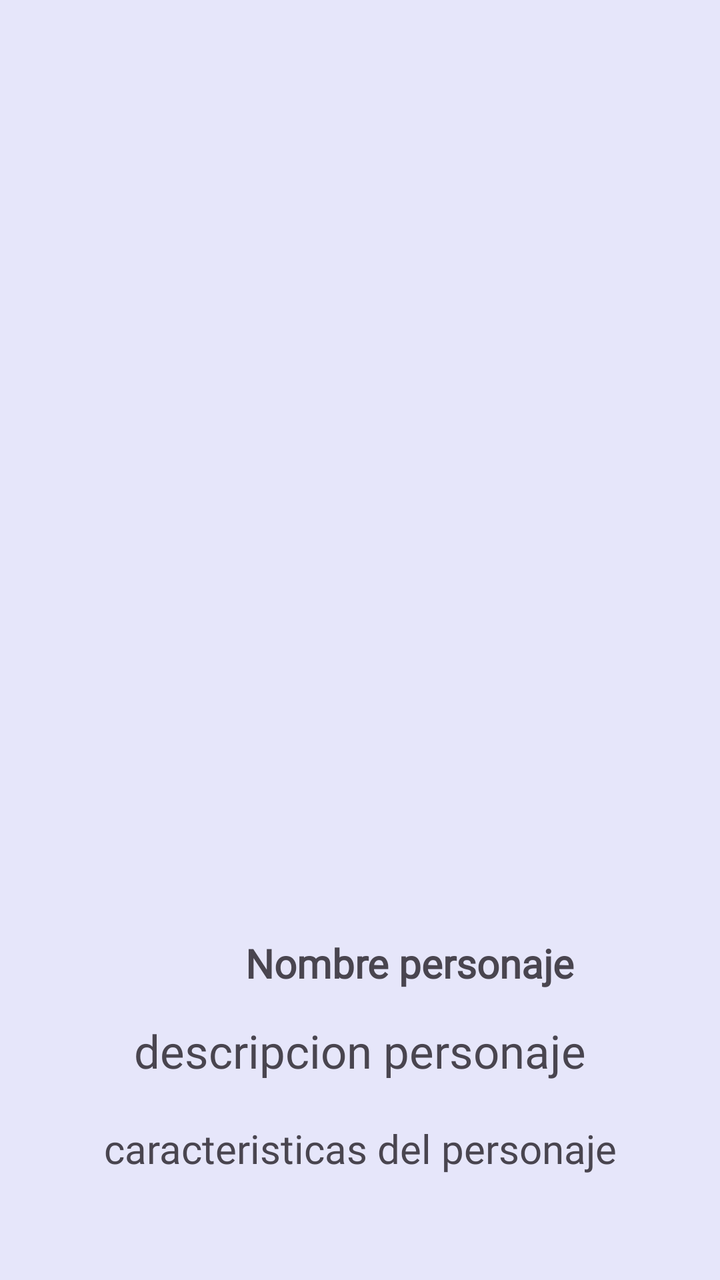
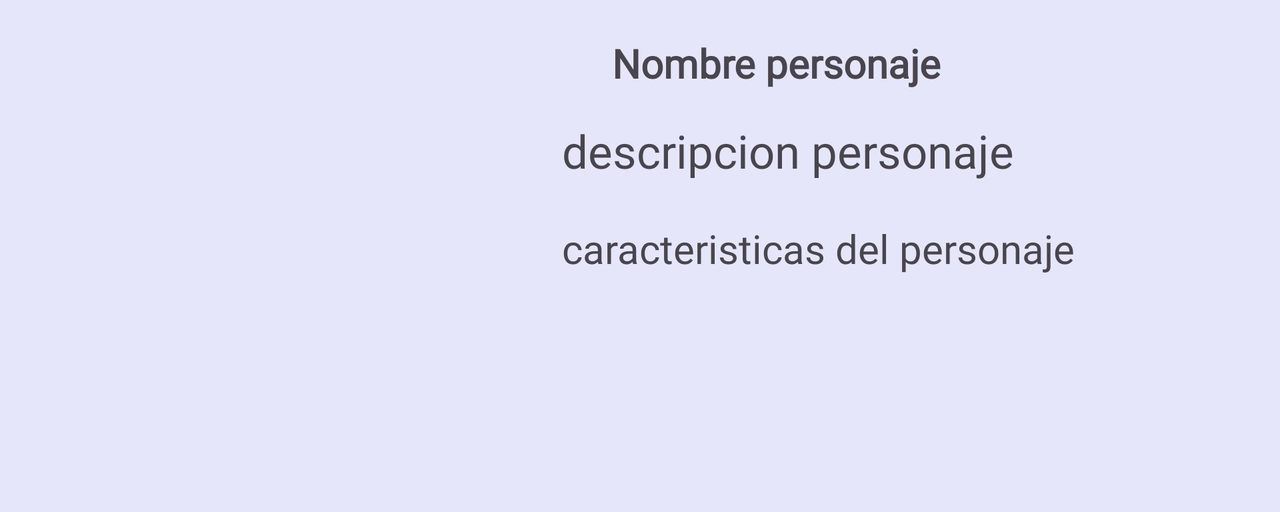

An Android layout and its configuration variant, each rendered on a device that would load it. The default file and the variant file are quoted in full after the pictures.
<!-- AndroidManifest.xml: application theme pantallaSplash -->
<!-- res/layout/personajes_detail_fragment.xml -->
<?xml version="1.0" encoding="utf-8"?>
<layout xmlns:android="http://schemas.android.com/apk/res/android"
    xmlns:app="http://schemas.android.com/apk/res-auto">

    <data>

        <variable
            name="personaje"
            type="dam.pmdm.tarea2smr.PersonajeData" />
    </data>

    <ScrollView
        android:layout_width="match_parent"
        android:layout_height="match_parent"
        android:background="@color/background_detail">

        <androidx.constraintlayout.widget.ConstraintLayout
            android:layout_width="match_parent"
            android:layout_height="match_parent">

            
            <ImageView
                android:id="@+id/image_personaje"
                android:layout_width="0dp"
                android:layout_height="0dp"
                android:contentDescription="@string/imagen_del_personaje"
                android:src="@drawable/ic_launcher_background"
                app:layout_constraintDimensionRatio="H,4:5"
                app:layout_constraintEnd_toEndOf="parent"
                app:layout_constraintHeight="0.7"
                app:layout_constraintStart_toStartOf="parent"
                app:layout_constraintTop_toTopOf="parent"
                app:layout_constraintWidth="0.8" />

            
            <TextView
                android:id="@+id/nombre_personaje"
                style="@style/StyleTitleDetail"
                android:layout_width="wrap_content"
                android:layout_height="wrap_content"
                android:text="@string/nombre_personaje"
                app:layout_constraintEnd_toEndOf="parent"
                app:layout_constraintStart_toStartOf="parent"
                app:layout_constraintTop_toBottomOf="@id/image_personaje" />

            
            <TextView
                android:id="@+id/descripcion_personaje"
                style="@style/StyleTextDescription"
                android:layout_width="wrap_content"
                android:layout_height="wrap_content"
                android:text="@string/descripcion_personaje"
                app:layout_constraintEnd_toEndOf="parent"
                app:layout_constraintStart_toStartOf="parent"
                app:layout_constraintTop_toBottomOf="@id/nombre_personaje" />

            
            <TextView
                android:id="@+id/caracteristicas_personaje"
                style="@style/StyleTextCaracteristicas"
                android:layout_width="wrap_content"
                android:layout_height="wrap_content"
                android:text="@string/caracteristicas_del_personaje"
                app:layout_constraintEnd_toEndOf="parent"
                app:layout_constraintStart_toStartOf="parent"
                app:layout_constraintTop_toBottomOf="@id/descripcion_personaje" />

        </androidx.constraintlayout.widget.ConstraintLayout>
    </ScrollView>
</layout>
<!-- resources referenced by this layout -->
<resources>
  <color name="background_detail">#E6E6FA</color>
  <string name="caracteristicas_del_personaje">caracteristicas del personaje</string>
  <string name="descripcion_personaje">descripcion personaje</string>
  <string name="imagen_del_personaje">imagen del personaje</string>
  <string name="nombre_personaje">Nombre personaje</string>
  <style name="StyleTextCaracteristicas">
          <item name="android:layout_marginTop">20dp</item>
          <item name="android:textSize">20sp</item>
          <item name="android:paddingEnd">25dp</item>
          <item name="android:paddingStart">25dp</item>
          <item name="fontFamily">@font/wigenda_typewrite</item>
      </style>
  <style name="StyleTextDescription">
          <item name="android:layout_marginTop">15dp</item>
          <item name="android:textSize">23sp</item>
          <item name="android:paddingEnd">25dp</item>
          <item name="android:paddingStart">25dp</item>
          <item name="fontFamily">@font/wigenda_typewrite_semi_bold</item>
      </style>
  <style name="StyleTitleDetail">
          <item name="android:paddingStart">50dp</item>
          <item name="android:layout_marginTop">18dp</item>
          <item name="android:textSize">20sp</item>
          <item name="android:textStyle">bold</item>
          <item name="fontFamily">@font/super_mario_bros2</item>
      </style>
  <style name="pantallaSplash" parent="Theme.Material3.DayNight.NoActionBar">
          <item name="windowSplashScreenBackground">@color/actionBar</item>
          <item name="windowSplashScreenAnimationDuration">2000</item>
          <item name="windowSplashScreenAnimatedIcon">@mipmap/mario_icon_round</item>
          <item name="windowSplashScreenIconBackgroundColor">@style/StyleBackgroudSplash</item>
          <item name="postSplashScreenTheme">@style/Base.Theme.Tarea2smr</item>
      </style>
  <color name="actionBar">#FF6F61</color>
  <style name="StyleBackgroudSplash">
          <item name="android:background">@drawable/fondo_splash</item>
      </style>
  <style name="Base.Theme.Tarea2smr" parent="Theme.Material3.DayNight">
          
          <item name="actionBarStyle">@style/StyleActionBar</item>
      </style>
  <!-- drawable fondo_splash: png bitmap (drawable, 720515 bytes) -->
  <style name="StyleActionBar" parent="Widget.AppCompat.Light.ActionBar.Solid.Inverse">
          <item name="background">@color/actionBar</item>
          <item name="titleTextStyle">@style/StyletextActionBar</item>
      </style>
  <style name="StyletextActionBar" parent="TextAppearance.AppCompat.Widget.ActionBar.Title">
          <item name="fontFamily">@font/wigenda_typewrite_semi_bold</item>
          <item name="android:textSize">25sp</item>
      </style>
</resources>
<!-- res/layout-land/personajes_detail_fragment.xml (the repository's variant of the layout above) -->
<!-- drawn on the phone turned sideways -->
<?xml version="1.0" encoding="utf-8"?>
<layout xmlns:android="http://schemas.android.com/apk/res/android"
    xmlns:app="http://schemas.android.com/apk/res-auto">

    <data>

        <variable
            name="personaje"
            type="dam.pmdm.tarea2smr.PersonajeData" />
    </data>


    <androidx.constraintlayout.widget.ConstraintLayout
        android:layout_width="match_parent"
        android:layout_height="wrap_content"
        android:background="@color/background_detail">

        
        <ImageView
            android:id="@+id/image_personaje"
            android:layout_width="0dp"
            android:layout_height="0dp"
            android:contentDescription="@string/imagen_del_personaje"
            android:src="@drawable/ic_launcher_background"
            app:layout_constraintBottom_toBottomOf="parent"
            app:layout_constraintDimensionRatio="3:3"
            app:layout_constraintEnd_toStartOf="@id/descripcion_personaje"
            app:layout_constraintHeight_percent="0.8"
            app:layout_constraintStart_toStartOf="parent"
            app:layout_constraintTop_toTopOf="parent"
            app:layout_constraintWidth_percent="0.4" />

        
        <TextView
            android:id="@+id/nombre_personaje"
            style="@style/StyleTitleDetail"
            android:layout_width="0dp"
            android:layout_height="wrap_content"
            android:text="@string/nombre_personaje"
            app:layout_constraintEnd_toEndOf="parent"
            app:layout_constraintStart_toEndOf="@id/image_personaje"
            app:layout_constraintTop_toTopOf="parent"
            app:layout_constraintWidth_percent="0.6" />

        
        <TextView
            android:id="@+id/descripcion_personaje"
            style="@style/StyleTextDescription"
            android:layout_width="0dp"
            android:layout_height="wrap_content"
            android:text="@string/descripcion_personaje"
            app:layout_constraintEnd_toEndOf="parent"
            app:layout_constraintStart_toEndOf="@id/image_personaje"
            app:layout_constraintTop_toBottomOf="@id/nombre_personaje"
            app:layout_constraintWidth_percent="0.6" />

        
        <TextView
            android:id="@+id/caracteristicas_personaje"
            style="@style/StyleTextCaracteristicas"
            android:layout_width="0dp"
            android:layout_height="wrap_content"
            android:text="@string/caracteristicas_del_personaje"
            app:layout_constraintEnd_toEndOf="parent"
            app:layout_constraintStart_toEndOf="@id/image_personaje"
            app:layout_constraintTop_toBottomOf="@id/descripcion_personaje"
            app:layout_constraintWidth_percent="0.6" />

    </androidx.constraintlayout.widget.ConstraintLayout>

</layout>
